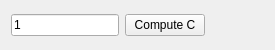
<?xml version="1.0" encoding="UTF-8"?>
<ui version="4.0">
 <class>CWindow</class>
 <widget class="QWidget" name="CWindow">
  <property name="geometry">
   <rect>
    <x>0</x>
    <y>0</y>
    <width>275</width>
    <height>50</height>
   </rect>
  </property>
  <property name="minimumSize">
   <size>
    <width>275</width>
    <height>50</height>
   </size>
  </property>
  <property name="windowTitle">
   <string>MainWindow</string>
  </property>
  <layout class="QGridLayout" name="gridLayout">
   <item row="0" column="0">
    <layout class="QHBoxLayout" name="horizontalLayout">
     <item>
      <widget class="QLineEdit" name="inputC">
       <property name="sizePolicy">
        <sizepolicy hsizetype="Fixed" vsizetype="Fixed">
         <horstretch>0</horstretch>
         <verstretch>0</verstretch>
        </sizepolicy>
       </property>
       <property name="text">
        <string>1</string>
       </property>
      </widget>
     </item>
     <item>
      <widget class="QPushButton" name="computeCButton">
       <property name="sizePolicy">
        <sizepolicy hsizetype="Fixed" vsizetype="Fixed">
         <horstretch>0</horstretch>
         <verstretch>0</verstretch>
        </sizepolicy>
       </property>
       <property name="text">
        <string>Compute C</string>
       </property>
      </widget>
     </item>
     <item>
      <widget class="QLabel" name="outputC">
       <property name="text">
        <string/>
       </property>
      </widget>
     </item>
    </layout>
   </item>
  </layout>
 </widget>
 <resources/>
 <connections/>
</ui>
